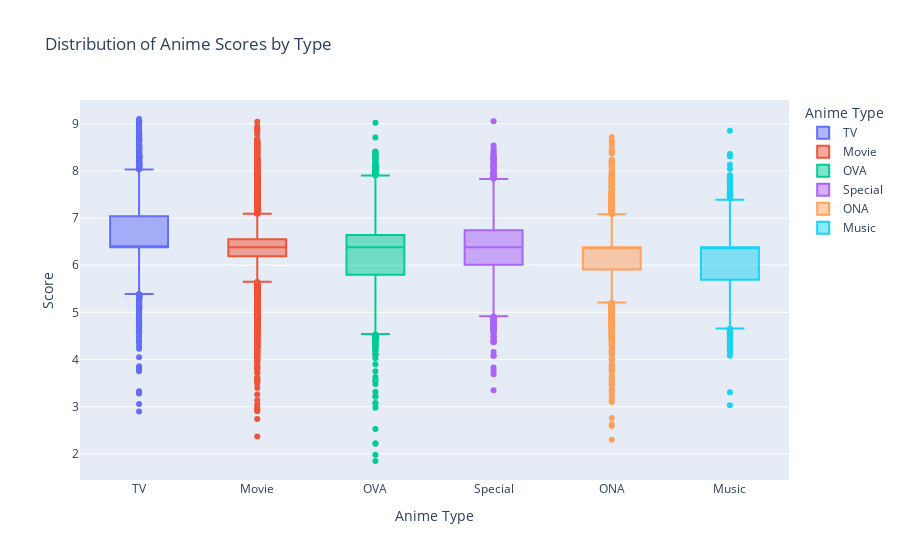

Here is the notebook cell this chart was saved with:
### Code cell
# Create a box plot for anime scores by type
fig = px.box(df_anime, x='Type', y='Score', 
             labels={'Type':'Anime Type', 'Score':'Score'},
             title='Distribution of Anime Scores by Type',
             color='Type')

fig.show()

### Figure 1 — Plotly figure (JSON) as saved in the notebook; plotly's stock layout.template omitted (floating-point values rounded to 4 significant figures; data arrays with more than 128 entries replaced by an {"elided": "..."} marker saying what was removed)
{"data": [{"alignmentgroup": "True", "hovertemplate": "Anime Type=%{x}<br>Score=%{y}<extra></extra>", "legendgroup": "TV", "marker": {"color": "#636efa"}, "name": "TV", "notched": false, "offsetgroup": "TV", "orientation": "v", "showlegend": true, "type": "box", "x": {"elided": "7597 str values"}, "x0": " ", "xaxis": "x", "y": {"elided": "7597 float values"}, "y0": " ", "yaxis": "y"}, {"alignmentgroup": "True", "hovertemplate": "Anime Type=%{x}<br>Score=%{y}<extra></extra>", "legendgroup": "Movie", "marker": {"color": "#EF553B"}, "name": "Movie", "notched": false, "offsetgroup": "Movie", "orientation": "v", "showlegend": true, "type": "box", "x": {"elided": "4381 str values"}, "x0": " ", "xaxis": "x", "y": {"elided": "4381 float values"}, "y0": " ", "yaxis": "y"}, {"alignmentgroup": "True", "hovertemplate": "Anime Type=%{x}<br>Score=%{y}<extra></extra>", "legendgroup": "OVA", "marker": {"color": "#00cc96"}, "name": "OVA", "notched": false, "offsetgroup": "OVA", "orientation": "v", "showlegend": true, "type": "box", "x": {"elided": "4076 str values"}, "x0": " ", "xaxis": "x", "y": {"elided": "4076 float values"}, "y0": " ", "yaxis": "y"}, {"alignmentgroup": "True", "hovertemplate": "Anime Type=%{x}<br>Score=%{y}<extra></extra>", "legendgroup": "Special", "marker": {"color": "#ab63fa"}, "name": "Special", "notched": false, "offsetgroup": "Special", "orientation": "v", "showlegend": true, "type": "box", "x": {"elided": "2558 str values"}, "x0": " ", "xaxis": "x", "y": {"elided": "2558 float values"}, "y0": " ", "yaxis": "y"}, {"alignmentgroup": "True", "hovertemplate": "Anime Type=%{x}<br>Score=%{y}<extra></extra>", "legendgroup": "ONA", "marker": {"color": "#FFA15A"}, "name": "ONA", "notched": false, "offsetgroup": "ONA", "orientation": "v", "showlegend": true, "type": "box", "x": {"elided": "3533 str values"}, "x0": " ", "xaxis": "x", "y": {"elided": "3533 float values"}, "y0": " ", "yaxis": "y"}, {"alignmentgroup": "True", "hovertemplate": "Anime Type=%{x}<br>Score=%{y}<extra></extra>", "legendgroup": "Music", "marker": {"color": "#19d3f3"}, "name": "Music", "notched": false, "offsetgroup": "Music", "orientation": "v", "showlegend": true, "type": "box", "x": {"elided": "2686 str values"}, "x0": " ", "xaxis": "x", "y": {"elided": "2686 float values"}, "y0": " ", "yaxis": "y"}], "layout": {"boxmode": "overlay", "legend": {"title": {"text": "Anime Type"}, "tracegroupgap": 0}, "title": {"text": "Distribution of Anime Scores by Type"}, "xaxis": {"anchor": "y", "categoryarray": ["TV", "Movie", "OVA", "Special", "ONA", "Music"], "categoryorder": "array", "domain": [0, 1], "title": {"text": "Anime Type"}}, "yaxis": {"anchor": "x", "domain": [0, 1], "title": {"text": "Score"}}}}
